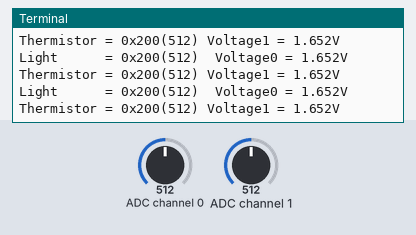
A program run on a simulated Raspberry Pi (BCM pin numbers). Shown: the last lines printed to the terminal. The test bench sets the inputs (shaded band); at power-on: ADC channel 0 = 512, ADC channel 1 = 512 (analog values on the 0–1023 scale).

Above: at 1.2 s.
1.3 s: ADC channel 0 set to 716
At 1.9 s:
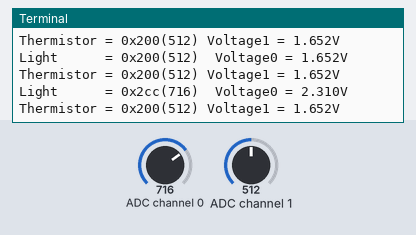
3.5 s: ADC channel 1 set to 716
At 3.9 s:
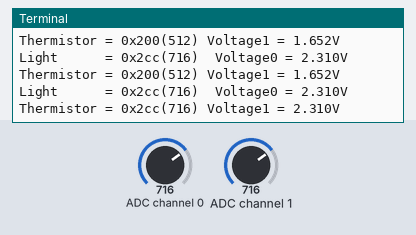
5.5 s: ADC channel 0 set to 511
At 5.9 s:
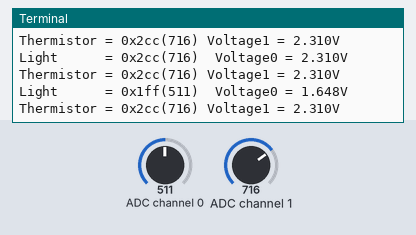
7.5 s: ADC channel 1 set to 511
At 7.9 s:
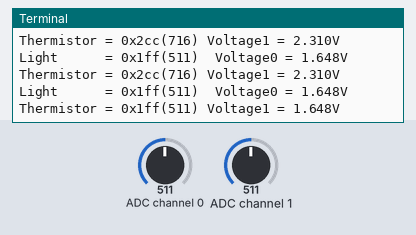
9.5 s: ADC channel 0 set to 122
At 9.9 s:
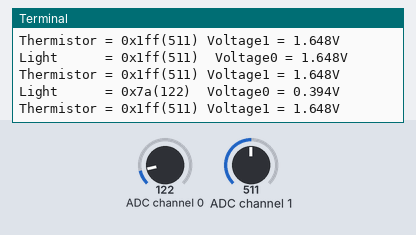
11.5 s: ADC channel 1 set to 122
At 11.9 s:
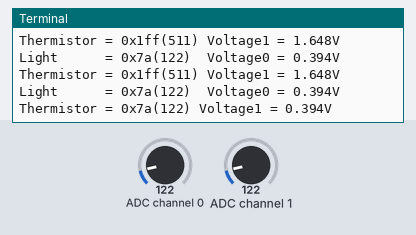

Measured:
- after the input at 1.3 s, the terminal: prints a new line after 0.20 s (image 1)
- after the input at 3.5 s, the terminal: prints a new line at once (image 2)
- after the input at 5.5 s, the terminal: prints a new line at once (image 3)
- after the input at 7.5 s, the terminal: prints a new line at once (image 4)
- after the input at 9.5 s, the terminal: prints a new line at once (image 5)
- after the input at 11.5 s, the terminal: prints a new line at once (image 6)

The program:

Thermistor.py
```python
import spidev, time

spi = spidev.SpiDev()
spi.open(0,0)
spi.mode = 3
spi.max_speed_hz = 1000000

def analog_read(channel):
    r = spi.xfer2([1, (channel + 0x08)<<4, 0])
    adc_out = ((r[1]&0x03)<<8) + r[2]

    return adc_out


while True:
    adc0 = analog_read(0)
    adc1 = analog_read(1)
    voltage0 = adc0*3.3/1023
    voltage1 = adc1*3.3/1023

    print("Light      = %s(%d)  Voltage0 = %.3fV" % (hex(adc0), adc0, voltage0))
    print("Thermistor = %s(%d) Voltage1 = %.3fV" % (hex(adc1), adc1, voltage1))
    time.sleep(0.5)
```
